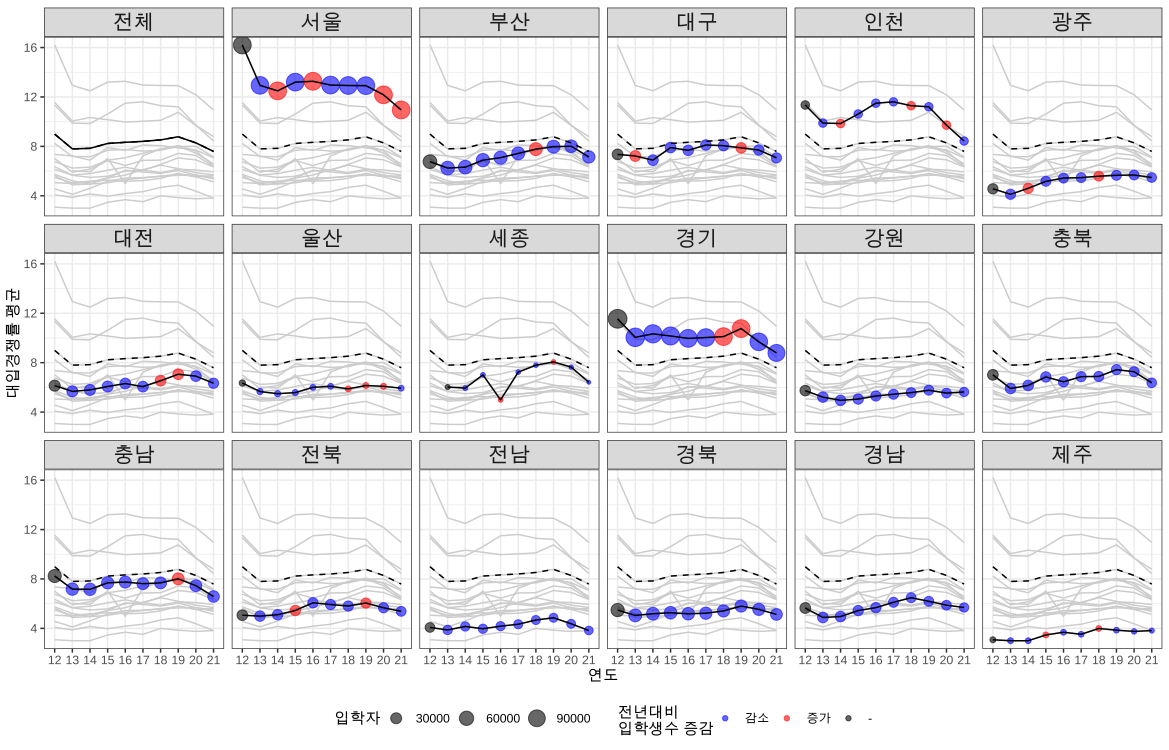

Recreate this plot in R.
df.spagetti <- df |>
  filter(학제 %in% c('대학교', '교육대학', '산업대학', '전문대학(2년제)', '전문대학(3년제)', '전문대학(4년제)')) |>
  group_by(연도, 시도) |>
  summarise(경쟁률 = sum(지원자_전체_계) / sum(입학자_전체_계), 입학자 = sum(입학자_전체_계), 지원자 = sum(지원자_전체_계))

df.spagetti <- rbind(df.spagetti, 
df.spagetti |>
  group_by(연도) |>
  summarise(경쟁률 = sum(지원자) / sum(입학자), 입학자 = sum(입학자), 지원자 = sum(지원자), 시도 = '전체')
)

df.spagetti <- df.spagetti |>
  group_by(시도) |>
  mutate(diff = ifelse(c(0,diff(입학자))<0,"감소","증가"))

df.spagetti <- df.spagetti |>
  mutate(diff = ifelse(연도 == min(연도), '-', diff)) 


df.spagetti.temp <- df.spagetti |> mutate(시도1 = 시도) |> ungroup() |> select(-시도)

df.spagetti$시도 <- fct_relevel(df.spagetti$시도,'전체', '서울', '부산', '대구', '인천', '광주', '대전', '울산', '세종', '경기', '강원', '충북', '충남', '전북', '전남', '경북', '경남', '제주')


df.spagetti |>
  ggplot(aes(x = 연도,  y = 경쟁률)) + 
  geom_line(data = df.spagetti.temp, aes(group = 시도1), color = 'grey80') +
  # geom_point(data = df.spagetti |> filter(시도 != '전체'), aes(size = 지원자), color = 'black', fill = NA) +
  geom_point(data = df.spagetti |> filter(시도 != '전체'), aes(size = 입학자, color = diff), alpha = 0.6) +
  geom_line(aes(group = 시도), color = 'black') + 
  facet_wrap(~시도, nrow = 3) + 
  geom_line(data = df.spagetti.temp |> filter(시도1 == '전체'), aes(group = 1), color = 'black', linetype = 2) +
  labs(y = '대입경쟁률 평균') +
  theme(axis.text.x = element_text(angle = 90)) + 
  scale_x_discrete(label = c(12:21)) +
  scale_color_manual(name = '전년대비 \n입학생수 증감', values = c('감소' = 'blue', '증가' = 'red', '-' = 'black')) +
  theme_bw() +
  theme(legend.position = 'bottom') +
  theme(strip.text.x = element_text(size = 15))
